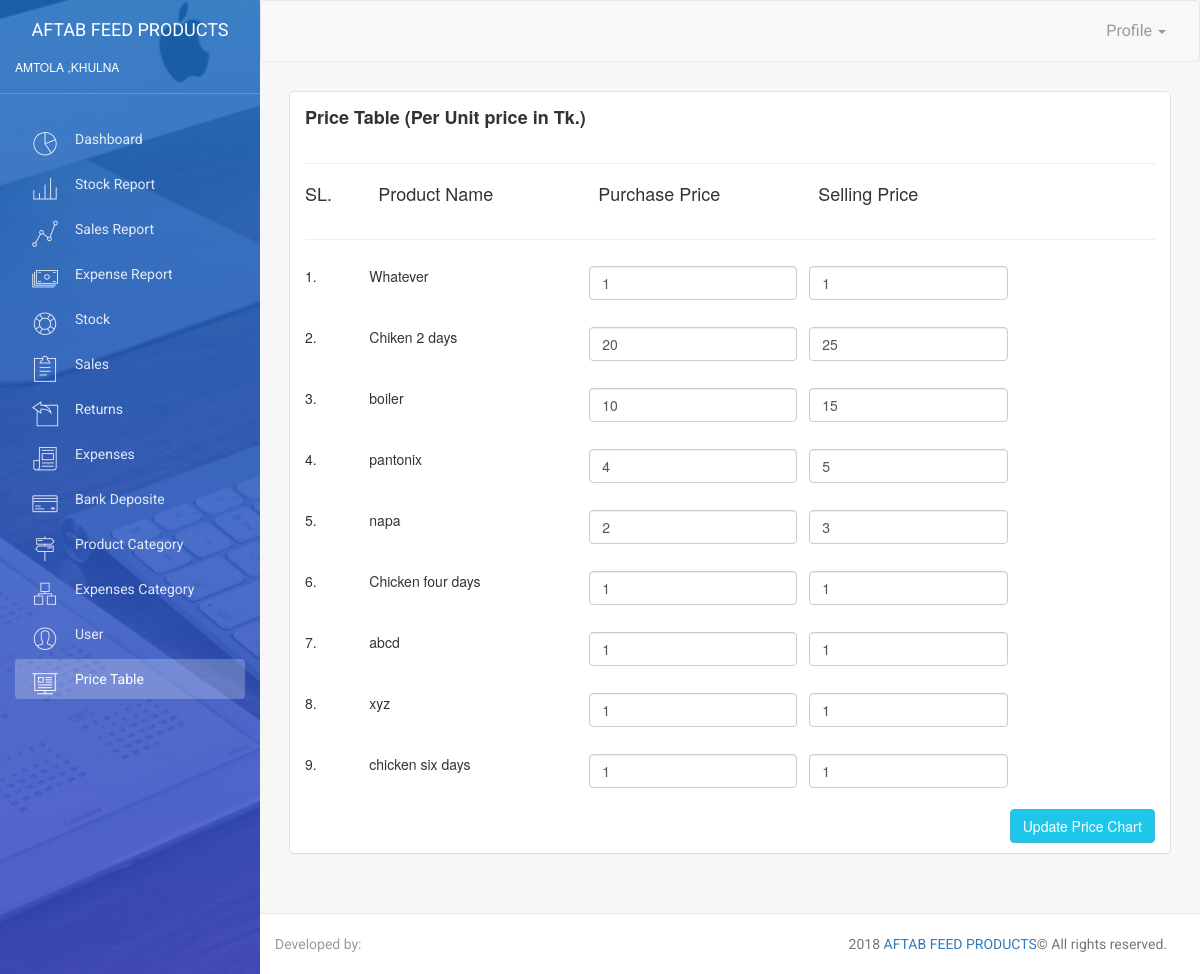
Screenshot of /price.php with the database file from the repository.
### tables this page shows
CREATE TABLE `price` (
  `id` int(11) NOT NULL,
  `buy` float NOT NULL,
  `sale` float NOT NULL,
  `subCategoryId` int(11) NOT NULL
);

CREATE TABLE `subcategory` (
  `id` int(11) NOT NULL,
  `name` varchar(100) NOT NULL,
  `categoryId` int(11) NOT NULL
);

### dal/dal.price.php (called while the page is built, shortened)
<?php
include_once($_SERVER['DOCUMENT_ROOT'].'/includes/utility.php');
class DALPrice
{
	public function getPrice()
	{
		$utility = new Utility;
		$sql = "SELECT price.*,subcategory.name as subCategoryName FROM `price`,`subcategory` WHERE price.subCategoryId = subcategory.id";
		$result = $utility->dbQuery($sql);
		return $result;
	}
}
?>

### includes/utility.php (called while the page is built, shortened)
<?php
	require_once('connect.php');
	class Utility
	{
		public function dbQuery($sql)
		{
			global $con;
			$result = mysqli_query($con,$sql);
			if($result)
			{
				return $result;
			}
			else
			{
				echo mysqli_error($con);
			}
		}
	}
?>

### bll/bll.price.php (the view, shortened to what this page needs)
<?php
include($_SERVER['DOCUMENT_ROOT'].'/dal/dal.price.php');
include_once($_SERVER['DOCUMENT_ROOT'].'/includes/utility.php');
class BLLPrice
{
	public function showPrice()
	{
		$data = "";
        $dalPrice  = new DALPrice;
        $resultPrice = $dalPrice->getPrice();
        $SL = 1;
        while ($res = mysqli_fetch_assoc($resultPrice))
        {
        	$data .= '<div class="row">';
        $data.=    '<div class="col-md-1">
		            <div class="form-group">
		                <input type="text" name="priceId[]" class="form-control"  value="'.$res["id"].'" style="display:none;">
		            '.$SL++.'.
		            </div>
         		</div>';
        $data.=    '<div class="col-md-3">
		            <div class="form-group">
		              '.$res["subCategoryName"].'
		            </div>
         		</div>';
        $data.=    '<div class="col-md-3">
		            <div class="form-group">
		                <input type="text" name="buy[]" class="form-control"  value="'.$res["buy"].'">
		            </div>
         		</div>';
        $data.=    '<div class="col-md-3">
		            <div class="form-group">
		                <input type="text" name="sale[]" class="form-control"  value="'.$res["sale"].'">
		            </div>
         		</div>';
        	$data .= '</div>';
        }
		return $data;
	}
}
?>

### templates/head.php (shortened to what this page needs)
<!doctype html>
<html lang="en">
<head>
    <link href="assets/css/bootstrap.min.css" rel="stylesheet" />
    <link href="assets/css/animate.min.css" rel="stylesheet"/>
    <link href="assets/css/light-bootstrap-dashboard.css" rel="stylesheet"/>
    <link href="assets/css/demo.css" rel="stylesheet" />
    <link href="http://maxcdn.bootstrapcdn.com/font-awesome/4.2.0/css/font-awesome.min.css" rel="stylesheet">
    <link href="assets/css/pe-icon-7-stroke.css" rel="stylesheet" />
    <link rel="stylesheet" href="https://maxcdn.bootstrapcdn.com/bootstrap/3.3.7/css/bootstrap.min.css">
    <link rel="stylesheet" href="//cdnjs.cloudflare.com/ajax/libs/bootstrap-select/1.12.2/css/bootstrap-select.min.css">
</head>
<body>

### price.php (shortened to what this page needs)
<?php
include('./templates/head.php');
include_once('bll/bll.price.php');
?>
<div class="wrapper">
<?php
include('./templates/sidebar.php');
?>
<div class="main-panel">
<?php
include('./templates/navbar.php');
?>
<div class="content">
<div class="container-fluid">
<div class="row">
<div class="col-md-12">
    <div class="card">
        <div class="header">
            <h4 class="title"><b>Price Table (Per Unit price in Tk.)</b></h4>
        </div>
        <div class="content">
        <hr><h4>
        <div class="row">
            <div class="col-md-1">
                <div class="form-group">
                    SL.
                </div>
            </div>
            <div class="col-md-3">
                <div class="form-group">
                    Product Name
                </div>
            </div>
            <div class="col-md-3">
                <div class="form-group">
                    Purchase Price
                </div>
            </div>
            <div class="col-md-3">
                <div class="form-group">
                    Selling Price
                </div>
            </div>
        </div>
        </h4><hr>
<form action="bll/bll.price.php" method="POST">
<?php
$bllPrice = new BLLPrice;
    echo $bllPrice->showPrice();
?>
    <input type="submit" name="update_price" value="Update Price Chart" class="btn btn-info btn-fill pull-right">
 <div class="clearfix"></div>
</form>
        </div>
    </div>
</div>
</div>
</div>
</div>
<?php
    include('./templates/footer.php');
?>

### templates/sidebar.php
<div class="sidebar" data-color="blue" data-image="assets/img/sidebar-4.jpg">
    	<div class="sidebar-wrapper">
            <div class="logo">
                <a href="http://www.aftab.com" class="simple-text">
                    Aftab Feed Products
                </a>
                <h6>Amtola ,Khulna</h6>
            </div>
            <ul class="nav">
            <?php
            function DashboardMenu($fileName)
            {
                $xml = simplexml_load_file('./config/'.$fileName);
                $menu = "";
                foreach($xml->items as $item)
                {
                    if(basename($_SERVER['PHP_SELF'])==$item->link)
                    {
                        $menu .= '<li class="active"> <a href="'.$item->link.'"><i class="'.$item->icon.'"></i> '.$item->title.'</a></li>';
                    }
                    else
                    {
                        $menu .= '<li> <a href="'.$item->link.'"><i class="'.$item->icon.'"></i> '.$item->title.'</a></li>';
                    }
                }
                return $menu;
                }
                echo DashboardMenu('menu.xml');
            ?>
            </ul>
    	</div>
    </div>

### templates/navbar.php (shortened to what this page needs)
<nav class="navbar navbar-default navbar-fixed">
            <div class="container-fluid">
                <div class="navbar-header">
                    <a class="navbar-brand" href="#"></a>
                </div>
                <div class="collapse navbar-collapse">
                    <ul class="nav navbar-nav navbar-right">
                        <li class="dropdown">
                              <a href="#" class="dropdown-toggle" data-toggle="dropdown">
                                    <p>
								    Profile
										<b class="caret"></b>
									</p>
                              </a>
                        </li>
                    </ul>
                </div>
            </div>
        </nav>

### templates/footer.php (shortened to what this page needs)
        <footer class="footer">
            <div class="container-fluid">
                <nav class="pull-left">
                    <ul>
                        <li>
                            <a href="developer.php">
                                Developed by:
                            </a>
                        </li>
                    </ul>
                </nav>
                <p class="copyright pull-right">
                     <script>document.write(new Date().getFullYear())</script> <a href="http://fsix.me">AFTAB FEED PRODUCTS</a>&copy; All rights reserved.
                </p>
            </div>
        </footer>
    </div>
</div>
</body>
</html>

### rows the page displays
price: subCategoryId.name "Whatever", buy "1", sale "1"
price: subCategoryId.name "Chiken 2 days", buy "20", sale "25"
price: subCategoryId.name "boiler", buy "10", sale "15"
price: subCategoryId.name "pantonix", buy "4", sale "5"
price: subCategoryId.name "napa", buy "2", sale "3"
price: subCategoryId.name "Chicken four days", buy "1", sale "1"
price: subCategoryId.name "abcd", buy "1", sale "1"
price: subCategoryId.name "xyz", buy "1", sale "1"
price: subCategoryId.name "chicken six days", buy "1", sale "1"

### other values shown
$item->title "Dashboard"
$item->title "Stock Report"
$item->title "Sales Report"
$item->title "Expense Report"
$item->title "Stock"
$item->title "Sales"
$item->title "Returns"
$item->title "Expenses"
$item->title "Bank Deposite"
$item->title "Product Category"
$item->title "Expenses Category"
$item->title "User"
$item->title "Price Table"
